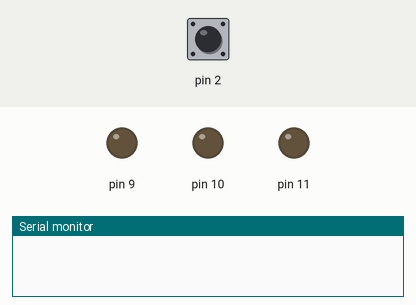
Bench run of a sketch on a simulated Arduino Uno, built with avr-gcc and run on an emulated ATmega328P. On the bench: output pins drawn as LEDs (lit = HIGH), the last lines printed to the serial monitor. Inputs (shaded band) come from the test bench; at power-on: pin 2 LOW.

Above: at 1.2 s.
1.3 s: pin 2 pulsed HIGH 5 times (0.12 s each, 0.3 s apart)
At 1.87 s:
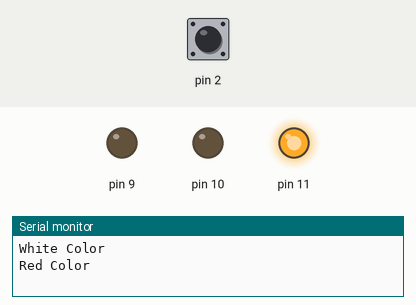
At 3.2 s:
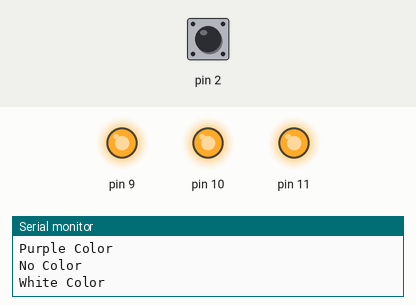
Timing chart, 0 to 4.7 s (numbered marks = the images above; inputs shaded):
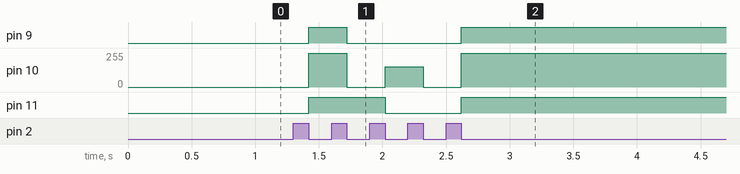

The sketch:

main.ino
```cpp
int state = 0;
int buttonState = 0;

void setup()
{
  Serial.begin(36000);
  pinMode(2, INPUT);
  pinMode(11, OUTPUT);
  pinMode(10, OUTPUT);
  pinMode(9, OUTPUT);

  buttonState = digitalRead(2);
}

void whiteColor() {
  analogWrite(11, 255);
  analogWrite(10, 255);
  analogWrite(9, 255);
}

void redColor() {
    analogWrite(11, 255);
    analogWrite(10, 0);
    analogWrite(9, 0);
}

void purpleColor() {
  analogWrite(11, 0);
  analogWrite(10, 153);
  analogWrite(9, 0);
}

void noColor() {
  analogWrite(11, 0);
  analogWrite(10, 0);
  analogWrite(9, 0);
}

void run() {
    state = state+1;
    if(state > 3) {
    state = 0;
    }
 if(state == 0) {
 noColor();
   Serial.println("No Color");
 }
if(state == 1) {
 whiteColor();
     Serial.println("White Color");
}
if(state == 2) {
 redColor();
     Serial.println("Red Color");
}
if(state == 3) {
 purpleColor();
  Serial.println("Purple Color");
}
}

int pressed = 0;
void loop(){
  if (digitalRead(2) == HIGH) {
    pressed = 1;
  }else {
    if(pressed > 0) {
    pressed = 0;
    run();
    }
  }
}
```

Measured:
- after the input at 1.3 s, pin 9: LOW → HIGH after 0.12 s, → LOW 0.30 s later, → HIGH 0.90 s later; pin 10: 0/255 → 255/255 after 0.12 s, → 0/255 0.30 s later, → 153/255 0.30 s later, → 0/255 0.30 s later, … (5 changes in this stretch); pin 11: LOW → HIGH after 0.12 s, → LOW 0.60 s later, → HIGH 0.60 s later
